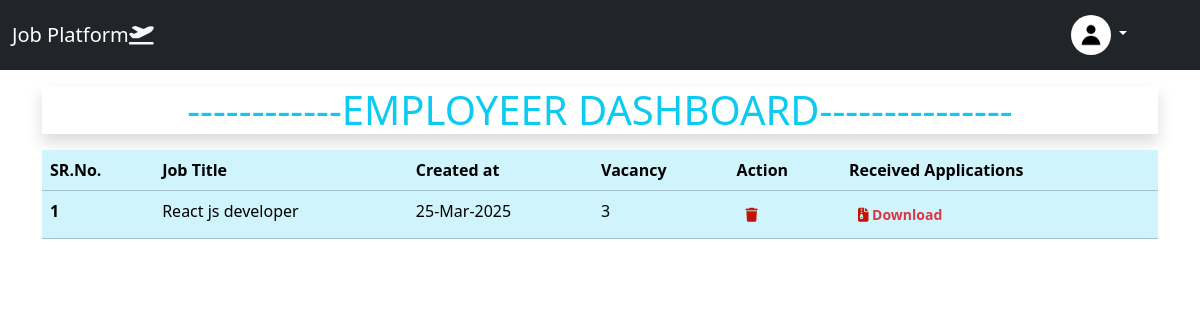
The app's page /employeer_dashboard (signed in) with its own data.
### app/models.py (models this page shows, shortened)
class CustomUser(AbstractUser):
    confirm_password  = models.CharField(max_length=15,default='Enter your password')
    ROLE_CHOICES = (
        ('job_seeker', 'Job Seeker'),
        ('job_provider', 'Job Provider'),
    )
    role = models.CharField(max_length=20, choices=ROLE_CHOICES,default="job_seeker")
    mobile_number=models.CharField(max_length=10)

class Profile(models.Model):
    user = models.OneToOneField(CustomUser, on_delete=models.CASCADE)
    profile_image = models.ImageField(upload_to='profile_pics/', default='ph.jpg')
    resume = models.FileField(upload_to='resumes/', blank=True, null=True)
    skills= models.CharField(max_length=255, blank=True)
    about_me= models.TextField (blank=True)

class Job(models.Model):
    user = models.ForeignKey(CustomUser,on_delete=models.SET_NULL, null=True, blank=True, default=get_default_user)
    job_type_choices=(('Work From Home','Work From Home'),('Work From Office','Work From Office'),('Hybrid','Hybrid'),)
    employee_type_choices=(('Fresher','Fresher'),('Experienced','Experienced'),)
    title = models.CharField(max_length=255)
    company = models.CharField(max_length=255)
    about_company=models.TextField()
    job_description = models.TextField()
    vacancy_total=models.CharField( max_length=5,blank=True,null=True)
    skills=models.TextField(blank=True,null=True)
    required_education=models.CharField(max_length=255,null=True,blank=True,default="Not Specified")
    logo=models.ImageField(upload_to='logo/', blank=True,null=True)
    location = models.CharField(max_length=255, default="Not Specified")
    min_salary = models.DecimalField(max_digits=10, decimal_places=2, null=True, blank=True)
    max_salary = models.DecimalField(max_digits=10, decimal_places=2, null=True, blank=True)
    created_at = models.DateTimeField(auto_now_add=True)
    job_type=models.CharField(max_length=50,choices=job_type_choices)
    office_time_from=models.TimeField(default=datetime.datetime.now)
    office_time_to=models.TimeField(default=datetime.datetime.now)
    employee_type=models.CharField(max_length=50,choices=employee_type_choices,default="Fresher")
    is_active=models.BooleanField(default=True)
    email_address=models.EmailField(default="hr@fresher.com")

### app/views.py (the view)
# urls.py: path('employeer_dashboard',views.employeer_dashboard,name='employeer_dashboard'),
@login_required
def employeer_dashboard(request):
    jform=JobForm()
    jobs=Job.objects.filter(user=request.user).order_by('-created_at')
    total_applications = request.session.get('total_applications', 0)  # Default to 0 if not found
    return render(request, 'job_provider_dashboard.html',{'job_form':jform,'jobs':jobs,'total_applications':total_applications})

### app/models.py (called while the page is built)
def get_default_user():
    return CustomUser.objects.first().id  # Returns the ID of the first profile

### templates/job_provider_dashboard.html (shortened to what this page needs)
{% extends 'base.html' %} {% load static %} {% block 'main' %}
<div class="container">
  <div class="row">
    <div class="col-md-12">
      <h1 class="text-center text-info mt-3 mb-3 shadow">
        ------------EMPLOYEER DASHBOARD---------------
      </h1>
      <table class="table table-info">
        <thead>
          <tr>
            <th scope="col">SR.No.</th>
            <th scope="col">Job Title</th>
            <th scope="col">Created at</th>
            <th scope="col">Vacancy</th>
            <th scope="col">Action</th>
            <th scope="col">Received Applications</th>
          </tr>
        </thead>
        <tbody>
          {% for job in jobs %}
          <tr>
            <th scope="row">{{forloop.counter}}</th>
            <td>{{job.title|capfirst}}</td>
            <td>{{job.created_at|date:"d-M-Y"}}</td>
            <td>{{job.vacancy_total}}</td>
            <td>
              <a
                href="{% url 'delete_job' job.id %}"
                class="btn btn-sm fw-bold"
                title="Delete Job Vacancy"
                ><i class="fa-solid fa-trash" style="color: #c61306"></i>
              </a>
            </td>
            <td>
              <a
                href="{% url 'download_resume' job.id %}"
                class="btn btn-sm fw-bold"
                title="Download Received Resumes"
                ><i class="fa-solid fa-file-zipper" style="color: #c61306"></i
                >&nbsp;<span class="text-danger">Download</span></a
              >
            </td>
          </tr>
          {% endfor %}
        </tbody>
      </table>
    </div>
  </div>
</div>
{% endblock 'main' %}

### templates/header.html (shortened to what this page needs)
{% load static %}
<!DOCTYPE html>
<html lang="en">
  <head>
    <link rel="stylesheet" href="{% static 'assets/css/bootstrap.min.css' %}" />
    <link rel="stylesheet" href="{% static 'assets/css/style.css' %}" />
    <link
      rel="stylesheet"
      href="https://cdnjs.cloudflare.com/ajax/libs/font-awesome/6.7.2/css/all.min.css"
    />
  </head>
  <body>
    <nav class="navbar navbar-expand-lg navbar-dark bg-dark">
      <div class="container-fluid">
        <a class="navbar-brand" href="#">Job Platform<i class="fa-solid fa-plane-departure fa-bounce" style="color: #f5f7fa;"></i></a>
        <div
          class="collapse navbar-collapse d-flex justify-content-end"
          id="navbarSupportedContent"
        >
        {% if user.is_authenticated %}
        <div class="dropdown me-5">
          <button class="btn btn-dark dropdown-toggle" type="button" id="dropdownMenuButton1" data-bs-toggle="dropdown" aria-expanded="false">
            <img src="{{ user.profile.profile_image.url }}" alt="Profile Pic" width="40" class="profile"/>
          </button>
        </div>
          {% endif %}
        </div>
      </div>
    </nav>
  </body>
</html>

### static/assets/css/style.css (style rules this page uses)
* { box-sizing: border-box; }
.profile,.logoimage { border-radius: 50%; }
a { cursor: pointer; }

### records on screen
CustomUser: profile.profile_image (picture)
Job: title "React js developer", created_at "25-Mar-2025", vacancy_total "3"
